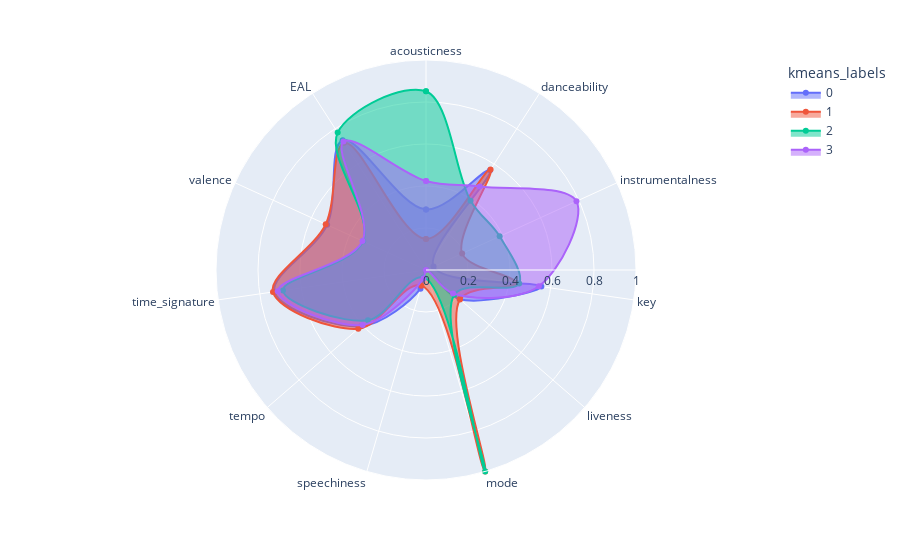

Notebook code cell kept with this figure:
### Code cell
# plot on a single chart

import warnings

import plotly.express as px

warnings.simplefilter(action='ignore', category=FutureWarning)

fig = px.line_polar(df,
        r='score',
        theta='category', 
        color='kmeans_labels', 
        line_close=True,
        line_shape='spline',  # or linear
        hover_name='kmeans_labels',
        hover_data={'kmeans_labels':False},
        markers=True,
        labels= {'category':'Feature', 'score':'Score'},
        # text='kmeans_labels',   
        range_r=[0,1], 
        direction='clockwise',  # or counterclockwise
        start_angle=90

)

# fill in the area between the line and the axis
fig.update_traces(fill='toself') 

fig.show()

### Figure 1 — Plotly figure (JSON) as saved in the notebook; plotly's stock layout.template omitted (floating-point values rounded to 4 significant figures)
{"data": [{"customdata": [[0], [0], [0], [0], [0], [0], [0], [0], [0], [0], [0], [0]], "fill": "toself", "hovertemplate": "<b>%{hovertext}</b><br><br>Score=%{r}<br>Feature=%{theta}<extra></extra>", "hovertext": [0, 0, 0, 0, 0, 0, 0, 0, 0, 0, 0, 0], "legendgroup": "0", "line": {"color": "#636efa", "dash": "solid", "shape": "spline"}, "marker": {"symbol": "circle"}, "mode": "markers+lines", "name": "0", "r": [0.288, 0.5643, 0.03957, 0.555, 0.2113, 0, 0.09255, 0.4094, 0.7291, 0.5176, 0.7342, 0.288], "showlegend": true, "subplot": "polar", "theta": ["acousticness", "danceability", "instrumentalness", "key", "liveness", "mode", "speechiness", "tempo", "time_signature", "valence", "EAL", "acousticness"], "type": "scatterpolar"}, {"customdata": [[1], [1], [1], [1], [1], [1], [1], [1], [1], [1], [1], [1]], "fill": "toself", "hovertemplate": "<b>%{hovertext}</b><br><br>Score=%{r}<br>Feature=%{theta}<extra></extra>", "hovertext": [1, 1, 1, 1, 1, 1, 1, 1, 1, 1, 1, 1], "legendgroup": "1", "line": {"color": "#EF553B", "dash": "solid", "shape": "spline"}, "marker": {"symbol": "circle"}, "mode": "markers+lines", "name": "1", "r": [0.1479, 0.5686, 0.1892, 0.4323, 0.2142, 1, 0.07777, 0.4271, 0.7361, 0.5249, 0.7197, 0.1479], "showlegend": true, "subplot": "polar", "theta": ["acousticness", "danceability", "instrumentalness", "key", "liveness", "mode", "speechiness", "tempo", "time_signature", "valence", "EAL", "acousticness"], "type": "scatterpolar"}, {"customdata": [[2], [2], [2], [2], [2], [2], [2], [2], [2], [2], [2], [2]], "fill": "toself", "hovertemplate": "<b>%{hovertext}</b><br><br>Score=%{r}<br>Feature=%{theta}<extra></extra>", "hovertext": [2, 2, 2, 2, 2, 2, 2, 2, 2, 2, 2, 2], "legendgroup": "2", "line": {"color": "#00cc96", "dash": "solid", "shape": "spline"}, "marker": {"symbol": "circle"}, "mode": "markers+lines", "name": "2", "r": [0.8509, 0.3926, 0.3856, 0.4484, 0.179, 1, 0.03748, 0.3659, 0.6881, 0.3294, 0.7777, 0.8509], "showlegend": true, "subplot": "polar", "theta": ["acousticness", "danceability", "instrumentalness", "key", "liveness", "mode", "speechiness", "tempo", "time_signature", "valence", "EAL", "acousticness"], "type": "scatterpolar"}, {"customdata": [[3], [3], [3], [3], [3], [3], [3], [3], [3], [3], [3], [3]], "fill": "toself", "hovertemplate": "<b>%{hovertext}</b><br><br>Score=%{r}<br>Feature=%{theta}<extra></extra>", "hovertext": [3, 3, 3, 3, 3, 3, 3, 3, 3, 3, 3, 3], "legendgroup": "3", "line": {"color": "#ab63fa", "dash": "solid", "shape": "spline"}, "marker": {"symbol": "circle"}, "mode": "markers+lines", "name": "3", "r": [0.424, 0.4729, 0.7877, 0.5428, 0.1704, 0, 0.04186, 0.3993, 0.7135, 0.3324, 0.727, 0.424], "showlegend": true, "subplot": "polar", "theta": ["acousticness", "danceability", "instrumentalness", "key", "liveness", "mode", "speechiness", "tempo", "time_signature", "valence", "EAL", "acousticness"], "type": "scatterpolar"}], "layout": {"legend": {"title": {"text": "kmeans_labels"}, "tracegroupgap": 0}, "margin": {"t": 60}, "polar": {"angularaxis": {"direction": "clockwise", "rotation": 90}, "domain": {"x": [0, 1], "y": [0, 1]}, "radialaxis": {"range": [0, 1]}}}}
